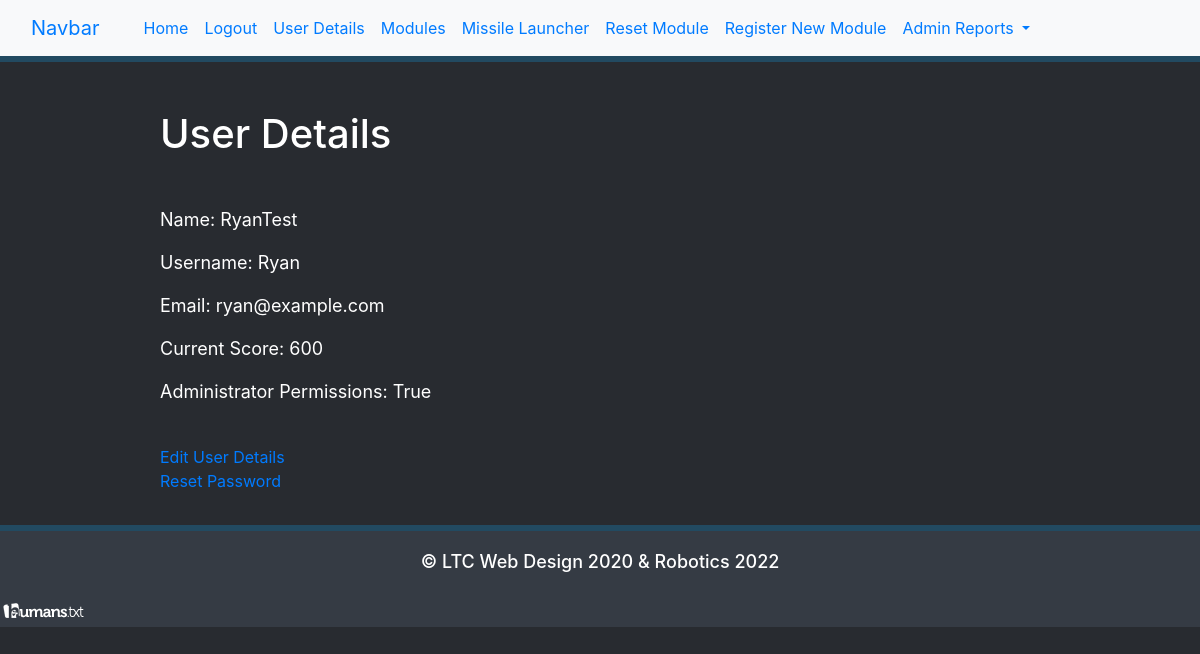
Page /user (signed in) on the committed database.
### models.py (models this page shows, shortened)
class User(UserMixin, db.Model):
    id = db.Column(db.Integer, primary_key=True)
    name = db.Column(db.String(64), index=True, unique=True)
    username = db.Column(db.String(64), index=True, unique=True)
    email = db.Column(db.String(120), index=True, unique=True)
    password_hash = db.Column(db.String(128))
    is_administrator = db.Column(db.Boolean)
    current_score = db.Column(db.Integer)
    active_player = db.Column(db.Boolean)
    def is_admin(self):
        if self.is_administrator == bool('true'):
            print("{} is an Administrator".format(self.username))
            return True
        else:
            print("{} is a Regular User".format(self.username))
            return False

### bp_game_management.py (the view)
@game_management_blueprint.route('/user', )
@login_required
def game_user_details():
    return render_template("user.html", title="User Details", user=current_user)

### models.py (called while the page is built)
@login.user_loader
def load_user(id):
    return User.query.get(int(id))

### templates/user.html
{% extends 'base.html' %}
{% block header %}
    <h1>{% block title %} {{ title }}   {% endblock %}</h1>
{% endblock %}
{% block content %}
    <p>Name: {{ user.name }}</p>
    <p>Username: {{ user.username }}</p>
    <p>Email: {{ user.email }}</p>
    <p>Current Score: {{ user.current_score }}</p>
    <p>Administrator Permissions: {{ user.is_administrator }}</p>
    <br>
    <a href=\edit_user\{{user.id}}>Edit User Details</a> <br>
    <a href=\reset_password\{{ user.id }}>Reset Password</a>
{% endblock %}

### templates/base.html (style rules this page uses)
h1 { padding-bottom: 40px; color: white; }
p { font-size: 18px; color: white; }

### rows in the picture
User: name "RyanTest", username "Ryan", email "ryan@example.com", is_administrator "True"

### other values in the picture
{{ title }} "User Details"
{{ user.current_score }} "600"
